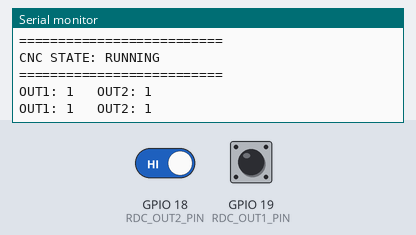
Bench run of a program on a simulated ESP32. Shown: the last lines printed to the serial monitor. Inputs (shaded band) come from the test bench; at power-on: GPIO 18 (RDC_OUT2_PIN) HIGH, GPIO 19 (RDC_OUT1_PIN) HIGH.

Above: at 2.2 s.
2.3 s: GPIO 18 (RDC_OUT2_PIN) driven LOW
At 2.8 s:
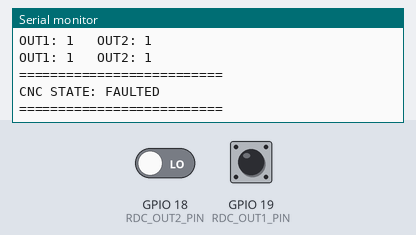
3.8 s: GPIO 19 (RDC_OUT1_PIN) driven LOW
At 4.8 s:
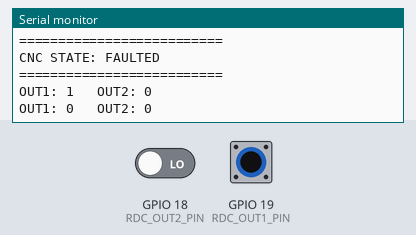
5.3 s: GPIO 18 (RDC_OUT2_PIN) driven HIGH
At 6.6 s:
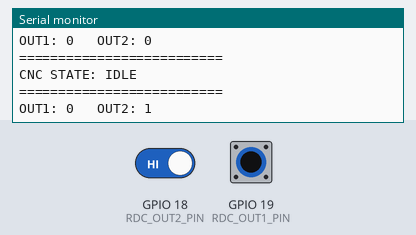
6.8 s: GPIO 19 (RDC_OUT1_PIN) pulsed HIGH 2 times (0.12 s each, 0.3 s apart)
At 6.92 s:
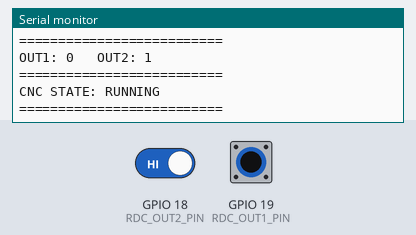

Measured:
- after the input at 2.3 s, the serial monitor: prints a new line at once (image 1)
- after the input at 3.8 s, the serial monitor: prints a new line after 0.24 s (image 2)
- after the input at 5.3 s, the serial monitor: prints a new line at once (image 3)
- after the input at 6.8 s, the serial monitor: prints a new line at once (image 4)

The program:

main.cpp
```cpp
#include <Arduino.h>

/* =========================
   RDC6445S INPUT PINS
   ========================= */

#define RDC_OUT1_PIN 19   // ES32C14 IN1
#define RDC_OUT2_PIN 18   // ES32C14 IN2

/* =========================
   CNC STATES
   ========================= */

enum CNCState
{
    CNC_IDLE,
    CNC_RUNNING,
    CNC_DONE,
    CNC_FAULT
};

CNCState currentState = CNC_IDLE;
CNCState previousState = CNC_IDLE;

/*
 * OUT1:
 * LOW  = RDC is idle / standby
 * HIGH = RDC is not idle
 *
 * OUT2:
 * LOW  = system error / fault
 * HIGH = no system error
 */

bool wasRunning = false;

/*
 * We show DONE briefly after:
 *
 * RUNNING -> IDLE
 *
 * then return to IDLE.
 */
unsigned long doneStartTime = 0;
const unsigned long DONE_DISPLAY_TIME = 2000;


/* =========================
   STATE NAME
   ========================= */

const char *stateToString(CNCState state)
{
    switch (state)
    {
        case CNC_IDLE:
            return "IDLE";

        case CNC_RUNNING:
            return "RUNNING";

        case CNC_DONE:
            return "DONE";

        case CNC_FAULT:
            return "FAULTED";

        default:
            return "UNKNOWN";
    }
}


/* =========================
   READ RDC STATE
   ========================= */

void updateCNCState()
{
    int out1 = digitalRead(RDC_OUT1_PIN);
    int out2 = digitalRead(RDC_OUT2_PIN);

    /*
     * Active LOW signals
     */

    bool idleSignal  = (out1 == LOW);
    bool faultSignal = (out2 == LOW);


    /* -------------------------
       Highest priority = fault
       ------------------------- */

    if (faultSignal)
    {
        currentState = CNC_FAULT;

        /*
         * Do not interpret a later idle state
         * as successful completion.
         */
        wasRunning = false;

        return;
    }


    /* -------------------------
       DONE state timer
       ------------------------- */

    if (currentState == CNC_DONE)
    {
        if (millis() - doneStartTime < DONE_DISPLAY_TIME)
        {
            return;
        }

        currentState = CNC_IDLE;
    }


    /* -------------------------
       IDLE
       ------------------------- */

    if (idleSignal)
    {
        /*
         * If machine was running before
         * and now returned to idle,
         * interpret that as DONE.
         */

        if (wasRunning)
        {
            currentState = CNC_DONE;
            doneStartTime = millis();

            wasRunning = false;
        }
        else
        {
            currentState = CNC_IDLE;
        }
    }

    /* -------------------------
       NOT IDLE = ACTIVE
       ------------------------- */

    else
    {
        currentState = CNC_RUNNING;

        wasRunning = true;
    }
}


/* =========================
   PRINT STATUS
   ========================= */

void printStateIfChanged()
{
    if (currentState != previousState)
    {
        Serial.println();
        Serial.println("==========================");

        Serial.print("CNC STATE: ");
        Serial.println(stateToString(currentState));

        Serial.println("==========================");

        previousState = currentState;
    }
}


/* =========================
   RAW DEBUG VALUES
   ========================= */

void printRawSignals()
{
    static unsigned long previousPrint = 0;

    if (millis() - previousPrint >= 1000)
    {
        previousPrint = millis();

        int out1 = digitalRead(RDC_OUT1_PIN);
        int out2 = digitalRead(RDC_OUT2_PIN);

        Serial.print("OUT1: ");
        Serial.print(out1);

        Serial.print("   OUT2: ");
        Serial.println(out2);
    }
}


/* =========================
   SETUP
   ========================= */

void setup()
{
    Serial.begin(115200);

    pinMode(RDC_OUT1_PIN, INPUT);
    pinMode(RDC_OUT2_PIN, INPUT);

    delay(1000);

    Serial.println();
    Serial.println("================================");
    Serial.println("   RDC6445S CNC STATE MONITOR");
    Serial.println("================================");

    Serial.println();
    Serial.println("Connections:");
    Serial.println("OUT1 -> ES32C14 IN1 -> GPIO19");
    Serial.println("OUT2 -> ES32C14 IN2 -> GPIO18");
    Serial.println("RDC GND -> ES32C14 Input GND");

    Serial.println();
    Serial.println("Waiting for CNC state...");
}


/* =========================
   LOOP
   ========================= */

void loop()
{
    updateCNCState();

    printStateIfChanged();

    /*
     * Keep this during testing.
     * Later we can remove it.
     */
    printRawSignals();

    delay(20);
} 
```
